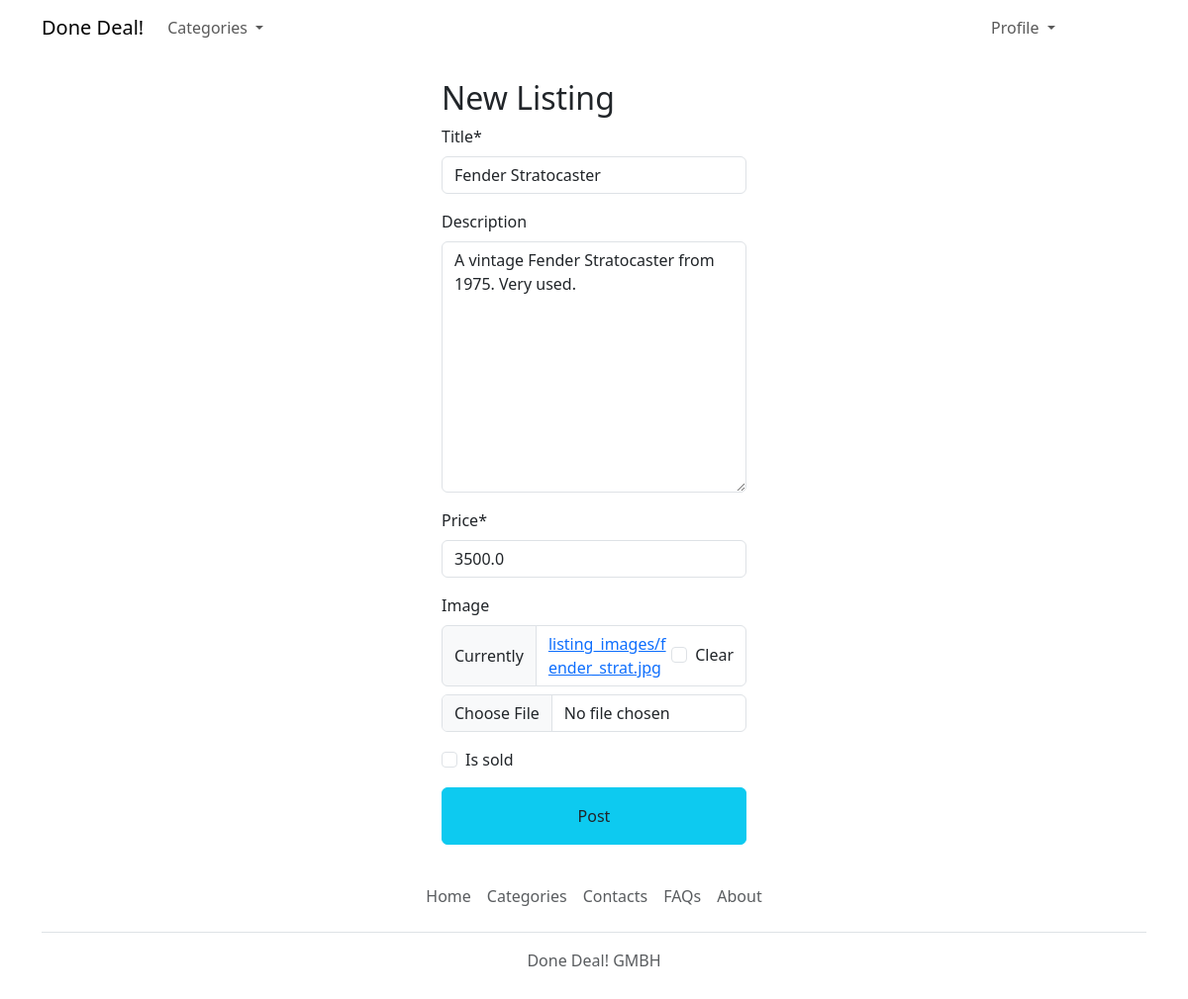
The app's page /listing/2/edit_listing/ (signed in), older data.
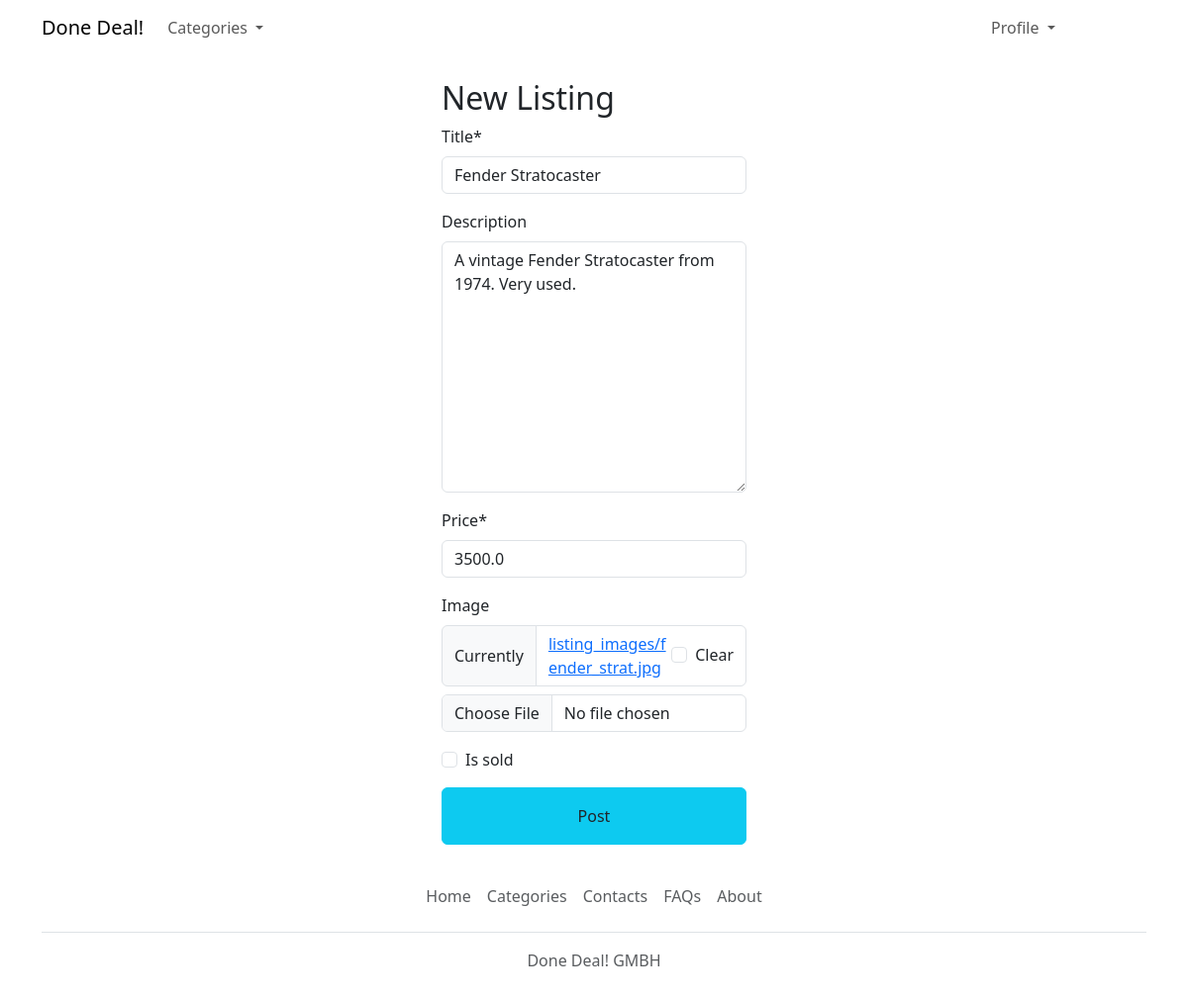
The same page, newer data.
### listing/models.py (models this page shows, shortened)
class Listing(models.Model):
    title = models.CharField(max_length=255)
    price = models.FloatField(default="0")
    pub_date = models.DateField(auto_now_add=True)
    description = models.TextField(null=True, blank=True)  # optional field
    category = models.ForeignKey(Category, related_name='listings', on_delete=models.CASCADE, blank=True, null=True)
    is_sold = models.BooleanField(default='False')
    seller = models.ForeignKey(settings.AUTH_USER_MODEL, related_name='listings', on_delete=models.CASCADE)
    location = models.ForeignKey(Region, related_name='listings', on_delete=models.PROTECT, blank=True, null=True)
    image = models.ImageField(upload_to='listing_images', blank=True, null=True)

### listing/views.py (the view)
# urls.py: path('<int:pk>/edit_listing/', views.edit_listing, name='edit'),
@login_required
def edit_listing(request, pk):
    listing = get_object_or_404(Listing, pk=pk, seller=request.user)
    if request.method == 'POST':
        form = EditListingForm(request.POST, request.FILES, instance=listing)
        if form.is_valid():
            form.save()
            return redirect('listing:detail', pk=listing.id)
    else:
        form = EditListingForm(instance=listing)
    return render(request, 'listing/new_listing.html', {
        'form': form,
        'title': 'Edit listing',
    })

### listing/forms.py
class EditListingForm(forms.ModelForm):
    class Meta:
        model = Listing
        fields = ('title', 'description', 'price', 'image', 'is_sold')

### listing/templates/listing/new_listing.html (shortened to what this page needs)
{% extends 'core/base.html' %}
{% load crispy_forms_filters %}
{% block content %}
        <div class="jumbotron jumbotron-fluid">
        <div class="container mt-4 px-5 ">
            <div class="row">
                <div class="col-12 col-sm-8 col-md-6 col-lg-4 offset-sm-2 offset-md-3 offset-lg-4">
                    <div class="container-fluid justify-elements-center">
                        <h2>New Listing</h2>
                        <form class="mb-3" method="post" action="." enctype="multipart/form-data">
                            {{form|crispy}}
                            <div class="d-flex justify-content-end">
                                <button class="btn btn-info text-light text-reset w-100 py-3" type="submit">Post
                                </button>
                            </div>
                        </form>
                    </div>
                </div>
            </div>
        </div>
    </div>
{% endblock %}

Row changes from the older to the newer data that the page shows:
changed Listing "Fender Stratocaster": description "A vintage Fender Stratocaster from 1975. Very used." → "A vintage Fender Stratocaster from 1974. Very used."
